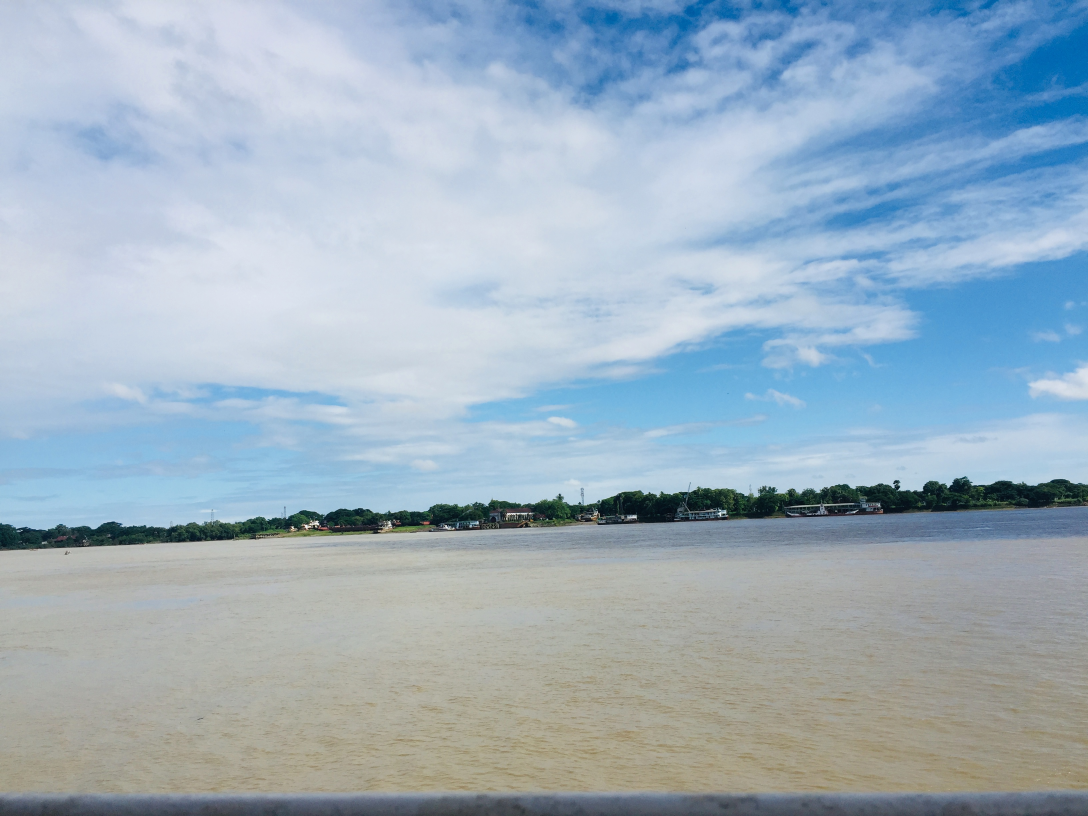
#> input picture basics/IMG_7620.JPG, 3264 x 2448 px (shown at 1/3 size)
$ python -i utilsx.py   (imports and definitions only)
#> lines starting #> are read from the running program, lines starting #| are printed output that depends on the picture; after the words box and inside, x2 and y2 are one past the last pixel; in counts of white or black regions, pixels touching at a corner belong together
import cv2
import numpy as np


def get_projs(preprocessed_img):
    projs = np.sum(preprocessed_img, 1)
    m = np.max(projs)
    h, w = preprocessed_img.shape[:2]
    result = np.zeros((h, w))
    # Draw a line for each row
    for row in range(h):
        cv2.line(result, (0, row), (int(projs[row] * w / m), row), (255, 255, 255), 1)

    return (result, projs)
    # return projs


def sort_contours(cnts, reverse=False):
    i = 0
    boundingBoxes = [cv2.boundingRect(c) for c in cnts]
    try:
        (cnts, boundingBoxes) = zip(*sorted(zip(cnts, boundingBoxes) , key=lambda b: b[1][i], reverse=reverse))

    except ValueError:
        print('bug utilsx@line 25.')
        pass

    return cnts
    # cnts = sorted(cnts, key=cv2.contourArea, reverse=reverse)
    # return cnts


def proj_points(dia_img, ratio=5, verbose=False):
    """
    small proj length means image is too small so we should not set bias that is too big
    that bias will cause indexing error
    so if proj is less than 100, it is supported to be small image so that bias will be set to 3
    fs is first starting point

    we want to crop a detected image based on horizontal image projection
    The idea is:
         first ending is set to be 1/5 of image plus bias
         first starting is set to bias
         second starting point is first ending point + bias / 2
         second ending point is 2/5 of image

    """
    _, projs = get_projs(dia_img)

    length_proj = len(projs)
    bias = length_proj / 25

    if True:
        # magic happened
        first_select_point = bias  # first select point with bias
        first_end_point = (length_proj / ratio) + bias  # (1 / ratio ) + bias
        second_select_point = first_end_point + bias / 2  # (1x / ratio ) + bias + bias / 2
        second_end_point =  (2 * length_proj / ratio) - bias  # (2x / ratio ) - bias

        if verbose:
            print("fs:{0}\tfe:{1}\ts:{2}\te:{3}".format(first_select_point, first_end_point, second_select_point, second_end_point))
        if verbose:
            print("lenproj", length_proj)

        first_min_pt = min(projs[int(first_select_point):int(first_end_point)])
        second_min_pt = min(projs[int(second_select_point):int(second_end_point)])

        if verbose:
            print(
                "first_min_pt:{}\t second_min_pt{}".format(first_min_pt, second_min_pt)
            )

        first_ref_pt = np.where(projs == first_min_pt)
        second_ref_pt = np.where(projs == second_min_pt)

        if verbose:
            print("first_ref_pt{}\tsecond_ref_pt{}".format(first_ref_pt, second_ref_pt))

        if len(second_ref_pt) < 30: # i know this is bug
            # narrow bandwidh
            second_ref_pt = list(range(second_ref_pt[0][0] - 5, second_ref_pt[0][0] + 5))

        if len(first_ref_pt) < 30:
            # narrow bandwidh
            first_ref_pt = list(range(first_ref_pt[0][0] - 5, first_ref_pt[0][0] + 5))

    return (first_ref_pt, second_ref_pt, projs)


def get_dia_kernel(lp_height):
    if 0 < lp_height <= 100 : return (1,1)
    elif 300 >= lp_height > 100 : return (3,3)
    elif lp_height > 300: return (5,5)
    else : return (0,0)


def get_blur_kernel(lp_height):
    if 0 < lp_height <= 100 : return (3,3)
    elif 300 >= lp_height > 100 : return (5,5)
    elif lp_height > 300: return (11,11)
    else : return (0,0)


def get_seg_char(lp_frame, verbose=0):
    lp_height = lp_frame.shape[0]

    # definding kernels for blurring
    blurred_lp = cv2.GaussianBlur(cv2.cvtColor(lp_frame, cv2.COLOR_BGR2GRAY), get_blur_kernel(lp_height), 0)

    binary_lp = cv2.threshold(src=blurred_lp, thresh=125, maxval=255, type=cv2.THRESH_OTSU)[1]

    dia_kernel = cv2.getStructuringElement(cv2.MORPH_RECT, get_dia_kernel(lp_height))
    dia_img = cv2.morphologyEx(binary_lp, cv2.MORPH_DILATE, dia_kernel)

    cv2.imwrite('detected.jpg', dia_img)

    f, s, projs = proj_points(dia_img, ratio=5, verbose=0)
    if verbose : print(f, s)

    upper_portion = dia_img[f[0]:s[-1]]
    lower_portion = dia_img[s[-2]: lp_height-3]

    up_lettter = get_letter(upper_portion, dia_img)
    low_letter = get_letter(lower_portion, dia_img)
    print("Detect {} letters upper portion...".format(len(up_lettter)))
    print("Detect {} letters lower portion...".format(len(low_letter)))

    return (up_lettter, low_letter)


def get_letter(part, full):
    cont, _  = cv2.findContours(part, cv2.RETR_EXTERNAL, cv2.CHAIN_APPROX_SIMPLE)
    digit_w, digit_h = 30, 60
    copy_one = part.copy()
    crop_characters = []
    for c in sort_contours(cont):
        (x, y, w, h) = cv2.boundingRect(c)
        ratio = h/w
        if 1<=ratio<=3.5: # Only select contour with defined ratio
            if h/part.shape[0]>=0.5: # Select contour which has the height larger than 50% of the plate
                # Draw bounding box arroung digit number
                cv2.rectangle(copy_one, (x, y), (x + w, y + h), (0, 255,0), 2)

                # Sperate number and gibe prediction
                curr_num = full[y:y+h,x:x+w]
                curr_num = cv2.resize(curr_num, dsize=(digit_w, digit_h))
                _, curr_num = cv2.threshold(curr_num, 220, 255, cv2.THRESH_BINARY + cv2.THRESH_OTSU)
                crop_characters.append(curr_num)
    return crop_characters

>>> import cv2
>>> picture = cv2.imread('../basics/IMG_7620.JPG')
#> picture is the input picture: shape (2448, 3264, 3); mean B, G, R 191.1, 176.3, 157.4
>>> result = get_seg_char(picture)
#> in get_seg_char, `blurred_lp = cv2.GaussianBlur(cv2.cvtColor(lp_frame, cv2.COLOR_BGR2GRA..`:
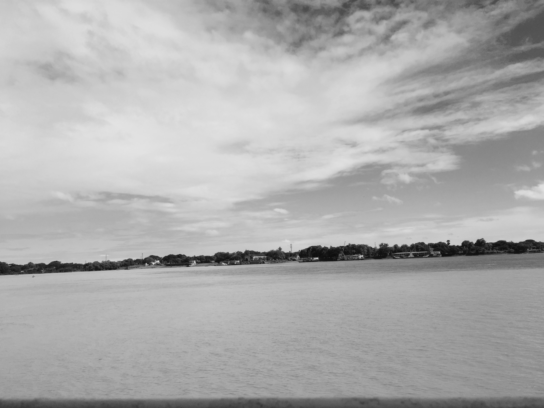
#> blurred_lp: shape (2448, 3264) (shown at 1/6 size); min 12, max 232, mean 172.3
#> in get_seg_char, `binary_lp = cv2.threshold(src=blurred_lp, thresh=125, maxval=255, type..`:
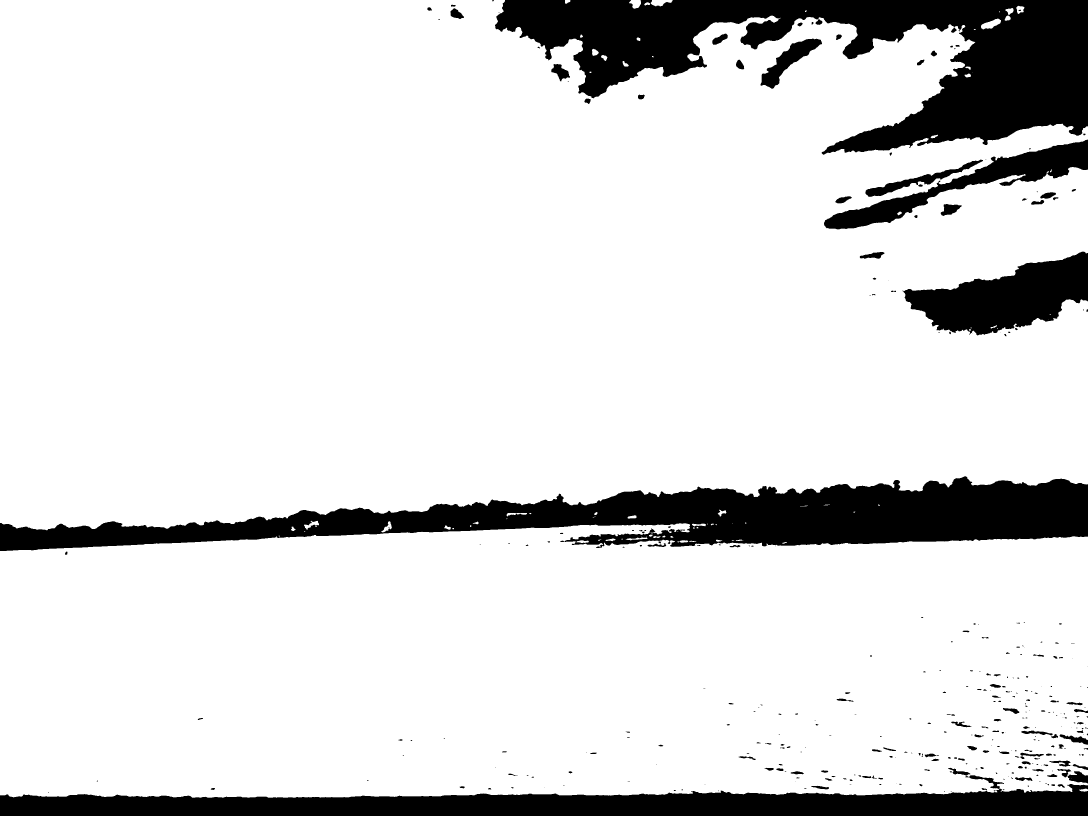
#> binary_lp: shape (2448, 3264) (shown at 1/3 size); 86.3% white; 344 black regions (156 under 20 px), largest, box (x1, y1, x2, y2) and area: (1485, 0, 3264, 464) 369189, (0, 1429, 3264, 1653) 352971, (0, 2326, 3264, 2448) 209879
#> in get_seg_char, `dia_img = cv2.morphologyEx(binary_lp, cv2.MORPH_DILATE, dia_kernel)`:
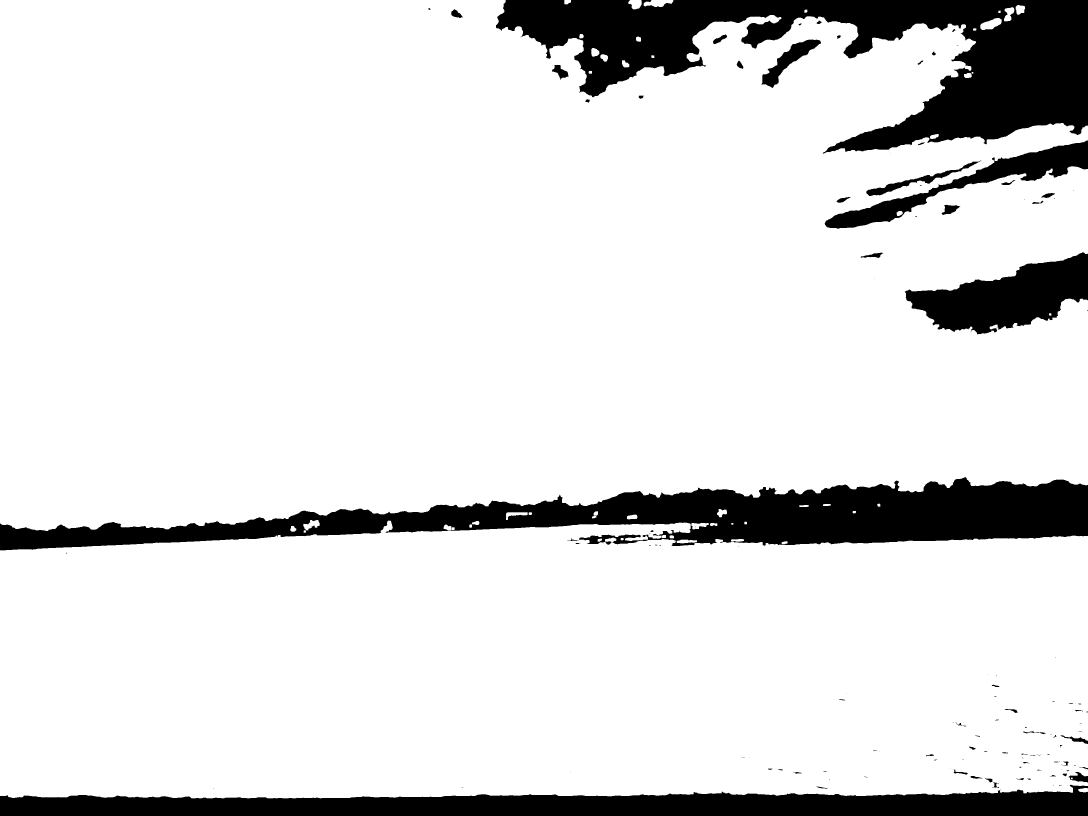
#> dia_img: shape (2448, 3264) (shown at 1/3 size); 87.3% white; 134 black regions (71 under 20 px), largest, box (x1, y1, x2, y2) and area: (1488, 0, 3264, 461) 353496, (0, 1431, 3264, 1651) 328529, (0, 2354, 3264, 2448) 200911
#> in get_projs, `projs = np.sum(preprocessed_img, 1)`: projs = 2448 values, max 832320 at index 686, min 0 at index 2395, mean 726305.9
#> in get_projs, `m = np.max(projs)`: m = 832320
#> after the loop in get_projs, `for row in range(h):`:
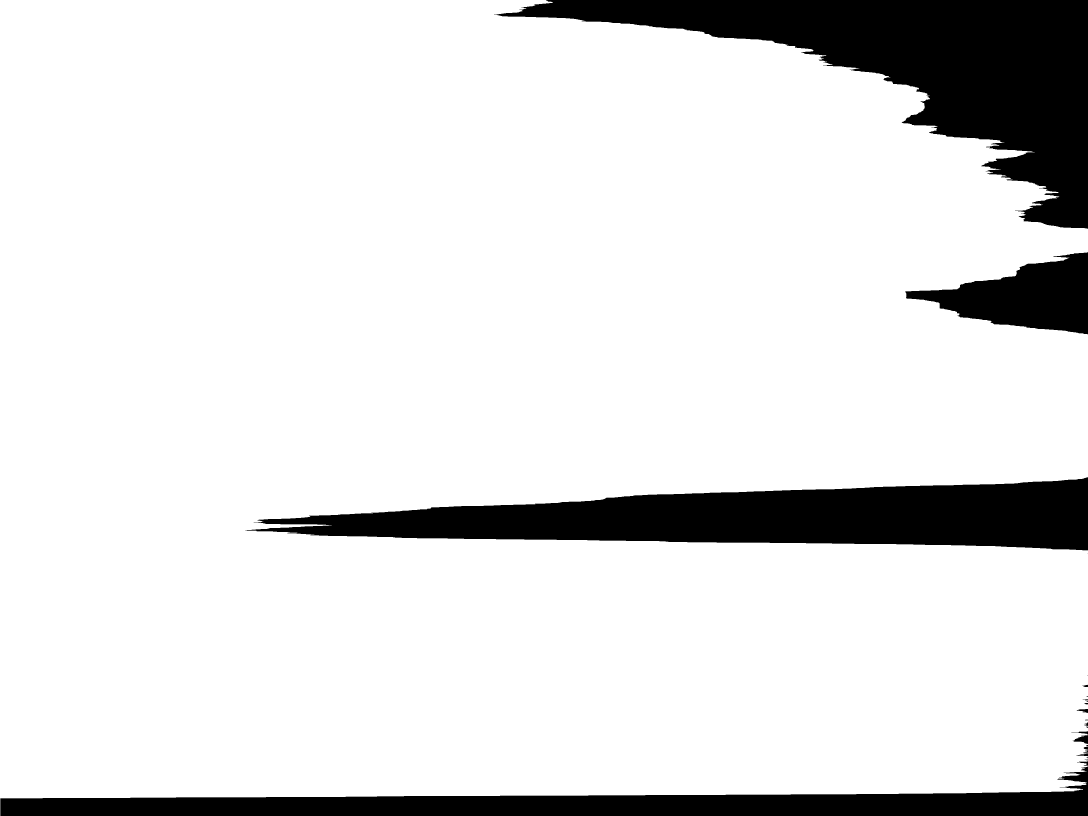
#> result: shape (2448, 3264) float64 (shown at 1/3 size); 87.3% white; 26 black regions (11 under 20 px), largest, box (x1, y1, x2, y2) and area: (1482, 0, 3264, 686) 410338, (736, 1432, 3264, 1651) 328484, (1, 2300, 3264, 2448) 202951
#> in proj_points, `length_proj = len(projs)`: length_proj = 2448
#> in proj_points, `bias = length_proj / 25`: bias = 97.92
#> in proj_points, `first_end_point = (length_proj / ratio) + bias`: first_end_point = 587.5
#> in proj_points, `second_select_point = first_end_point + bias / 2`: second_select_point = 636.5
#> in proj_points, `second_end_point =  (2 * length_proj / ratio) - bias`: second_end_point = 881.3
#> in proj_points, `first_min_pt = min(projs[int(first_select_point):int(first_end_point)])`: first_min_pt = 538560
#> in proj_points, `second_min_pt = min(projs[int(second_select_point):int(second_end_poin..`: second_min_pt = 692070
#> in proj_points, `first_ref_pt = np.where(projs == first_min_pt)`: first_ref_pt = ([97, 98, 100],)
#> in proj_points, `second_ref_pt = np.where(projs == second_min_pt)`: second_ref_pt = ([875],)
#> in get_seg_char, `f, s, projs = proj_points(dia_img, ratio=5, verbose=0)`: f = [92, 93, 94, 95, 96, 97, 98, 99, 100, 101]; s = [870, 871, 872, 873, 874, 875, 876, 877, 878, 879]
#> in get_seg_char, `upper_portion = dia_img[f[0]:s[-1]]`:
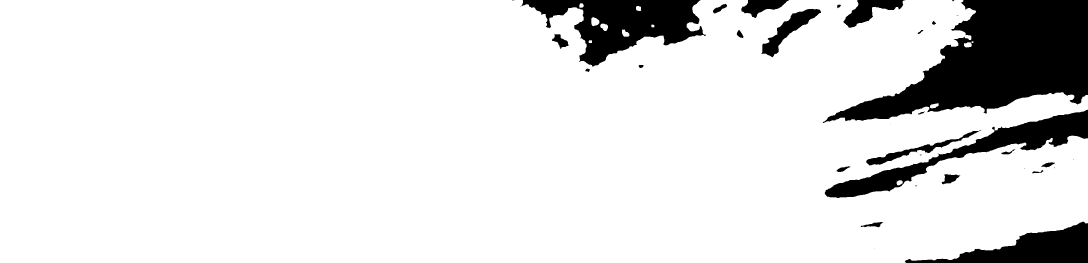
#> upper_portion: shape (787, 3264) (shown at 1/3 size); 88.4% white; 35 black regions (12 under 20 px), largest, box (x1, y1, x2, y2) and area: (2468, 0, 3264, 369) 146866, (1561, 0, 2118, 200) 53175, (2474, 329, 3264, 594) 40108
#> in get_seg_char, `lower_portion = dia_img[s[-2]: lp_height-3]`:
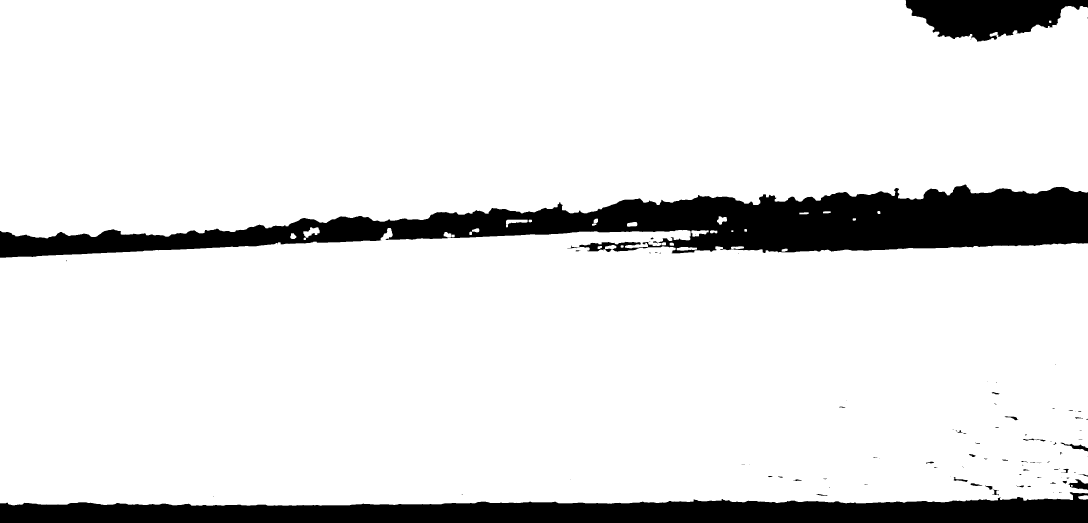
#> lower_portion: shape (1567, 3264) (shown at 1/3 size); 88.9% white; 100 black regions (61 under 20 px)
#> in get_letter, `cont, _  = cv2.findContours(part, cv2.RETR_EXTERNAL, cv2.CHAIN_APPROX_..`: cont = 12 contours, 1 with area under 20; largest, box (x1, y1, x2, y2) and area: (0, 0, 3264, 787) 2280841, (1774, 52, 1798, 78) 450, (1801, 71, 1824, 93) 332, (1866, 89, 1888, 110) 296, (2892, 127, 2915, 142) 258
#> in sort_contours, `i = 0`: i = 0
#> in sort_contours, `boundingBoxes = [cv2.boundingRect(c) for c in cnts]`: boundingBoxes = [(2690, 541, 18, 15), (2790, 310, 26, 15), (2892, 127, 23, 15), (2915, 124, 5, 5), (1766, 121, 10, 8), (1866, 89, 22, 21), (1954, 74, 9, 8), (1801, 71, 23, 22), (1774, 52, 24, 26), (1908, 18, 15, 15), (1738, 10, 13, 13), (0, 0, 3264, 787)]
#> in sort_contours, `(cnts, boundingBoxes) = zip(*sorted(zip(cnts, boundingBoxes) , key=lam..`: cnts has the same summary as cont in get_letter; boundingBoxes = ((0, 0, 3264, 787), (1738, 10, 13, 13), (1766, 121, 10, 8), (1774, 52, 24, 26), (1801, 71, 23, 22), (1866, 89, 22, 21), (1908, 18, 15, 15), (1954, 74, 9, 8), (2690, 541, 18, 15), (2790, 310, 26, 15), (2892, 127, 23, 15), (2915, 124, 5, 5))
#> the loop in get_letter, `for c in sort_contours(cont):` made 12 passes
#> (x, y, w, h, ratio) on passes 1 to 8: (0, 0, 3264, 787, 0.241), (1738, 10, 13, 13, 1), (1766, 121, 10, 8, 0.8), (1774, 52, 24, 26, 1.08), (1801, 71, 23, 22, 0.957), (1866, 89, 22, 21, 0.955), (1908, 18, 15, 15, 1), (1954, 74, 9, 8, 0.889)
#> after the loop in get_letter, `for c in sort_contours(cont):`: crop_characters = []
#> in get_letter (call 2), `cont, _  = cv2.findContours(part, cv2.RETR_EXTERNAL, cv2.CHAIN_APPROX_..`: cont = 34 contours, 1 with area under 20; largest, box (x1, y1, x2, y2) and area: (0, 684, 3264, 1517) 2514580, (0, 0, 3264, 715) 2018680, (910, 682, 959, 713) 782, (1518, 659, 1583, 682) 596, (2074, 691, 2126, 710) 575
#> in sort_contours (call 2), `(cnts, boundingBoxes) = zip(*sorted(zip(cnts, boundingBoxes) , key=lam..`: cnts has the same summary as cont in get_letter; boundingBoxes = 34 items
#> the loop in get_letter (call 2), `for c in sort_contours(cont):` made 34 passes
#> (x, y, w, h, ratio) on passes 1 to 8: (0, 684, 3264, 833, 0.255), (0, 0, 3264, 715, 0.219), (871, 700, 18, 17, 0.944), (910, 682, 49, 31, 0.633), (911, 713, 7, 7, 1), (1331, 696, 23, 17, 0.739), (1355, 704, 9, 8, 0.889), (1408, 695, 8, 10, 1.25)
#> in get_seg_char, `low_letter = get_letter(lower_portion, dia_img)`: low_letter = []
#> (printed output is left out)
#> (printed output is left out)
#> result = ([], [])
